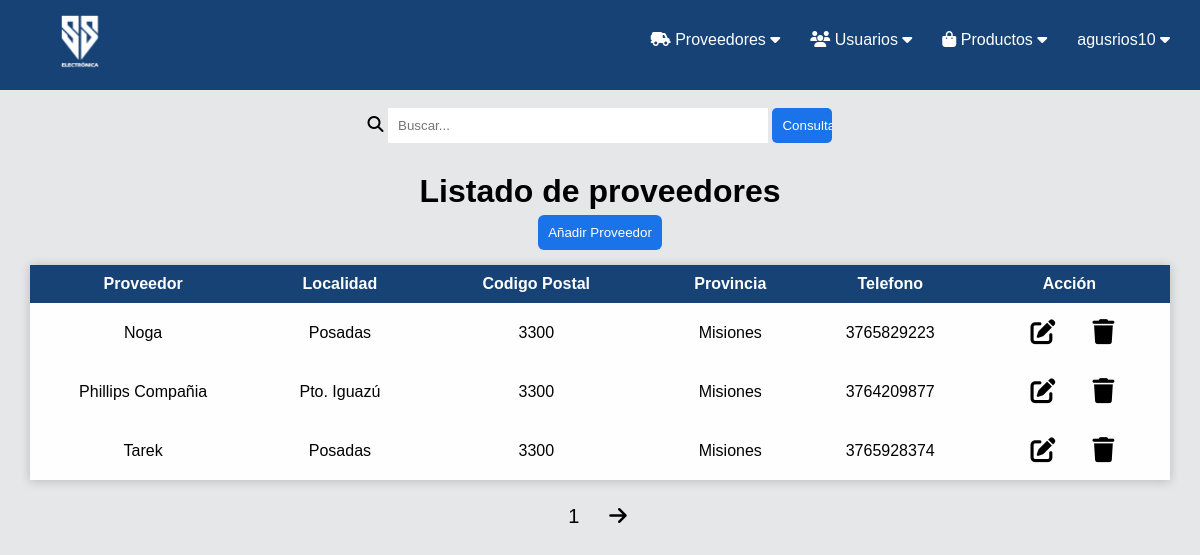
The app's page /proveedores.php (signed in) with its own data.
### tables this page shows
CREATE TABLE `proveedores` (
  `idProveedores` int(11) NOT NULL,
  `Nombre` varchar(45) DEFAULT NULL,
  `Telefono` varchar(15) DEFAULT NULL,
  `Localidades_idLocalidades` int(11) NOT NULL
);

CREATE TABLE `localidades` (
  `idLocalidades` int(11) NOT NULL,
  `Provincias_idProvincias` int(11) NOT NULL,
  `Localidad` varchar(45) DEFAULT NULL,
  `Codigo_Postal_idCodigo_Postal` int(11) NOT NULL
);

CREATE TABLE `codigo_postal` (
  `idCodigo_Postal` int(11) NOT NULL,
  `Número_CP` int(11) DEFAULT NULL
);

CREATE TABLE `provincias` (
  `idProvincias` int(11) NOT NULL,
  `Desc_provincia` varchar(45) DEFAULT NULL
);

### proveedores.php (the view, shortened to what this page needs)
<?php
include("conexion.php");
?>
<?php
if (isset($_SESSION['UsuarioAdmin'])) {
?>
<!DOCTYPE html>
<html>
<head>
	<link rel="stylesheet" type="text/css" href="style_proveedores.css">
</head>
<body>
    <?php
	include("header_admin.php");
	?>
 	<?php
	}else{
		header('location: login.php');
	}
	?>
	<?php
	$sql = "SELECT * FROM proveedores prov INNER JOIN localidades loca
	ON prov.Localidades_idLocalidades = loca.idLocalidades
	INNER JOIN codigo_postal cp ON loca.Codigo_Postal_idCodigo_Postal = cp.idCodigo_Postal
	INNER JOIN provincias provin ON loca.Provincias_idProvincias = provin.idProvincias
	ORDER BY Nombre ASC";
	$limite = 10;
    $total_query = $conex -> query('SELECT COUNT(*) FROM proveedores');
    $total_products = mysqli_fetch_row($total_query);
    $total_botones = round($total_products[0] / $limite);
	$resultado = mysqli_query($conex, $sql);
	if ($resultado) {
	?>
    <div>
		<center>
			<br>
			<form action="buscar_proveedores.php" method=POST>
				<i class="fa-sharp fa-solid fa-magnifying-glass"></i>
				<input type="text" placeholder="Buscar..." name="buscar">
				<input type="submit" id="boton-consultar_proveedores" value="Consultar">
			</form>
		</center>
	 </div>
    <div class="row-box">
		<center>
			<h1>Listado de proveedores</h1>
			<button onclick="window.location='formulario_nuevo_proveedor.php'" id="boton_registrar">
				Añadir Proveedor
			</button>
		</center>
		<table class="row-box-table">
			<thead>
				<tr>
					<th>Proveedor</th>
					<th>Localidad</th>
					<th>Codigo Postal</th>
					<th>Provincia</th>
					<th>Telefono</th>
					<th>Acción</th>
				</tr>
			</thead>
			<tbody>
				<?php
					while ($row = mysqli_fetch_array($resultado)) {
				?>
				<tr>
					<td><?php echo $row['Nombre']?></td>
					<td><?php echo $row['Localidad']?></td>
					<td><?php echo $row['Número_CP']?></td>
					<td><?php echo $row['Desc_provincia']?></td>
					<td><?php echo $row['Telefono']?></td>
					<td>
						<a class="accion" href='modificar_proveedor.php?id=<?php echo $row['idProveedores']?>'>
	                       	<i class="fa-solid fa-pen-to-square"></i>
	                    </a>
                        <a class="accion" href='eliminar_proveedor.php?id=<?php echo $row['idProveedores']?>'>
                        	<i class="fa-solid fa-trash"></i>
                        </a>
               	 	</td>
				<?php
				}
				?>
				</tr>
			</tbody>
		</table>
	</div>
	<?php
	}
	?>
	<div class="row-botones">
        <ul class="botones-color">
            <?php
                for ($k=0; $k <= $total_botones; $k++) {
                    echo '<li><a href="proveedores.php?limite='.($k*10).'">'.($k+1).'</a></li>';
                }
                if (isset($_GET['limite'])) {
                    if ($_GET['limite'] + 10 <= $total_botones * 10) {
                        echo '<li>
                                <a href="proveedores.php?limite='.($_GET['limite'] + 10).'">
                                    <i class="fa-solid fa-arrow-right"></i>
                                </a>
                              </li>';
                    }
                }else{
                    echo '<li>
                            <a href="proveedores.php?limite=10">
                                <i class="fa-solid fa-arrow-right"></i>
                            </a>
                          </li>';
                }
            ?>
        </ul>
    </div>
  </body>
</html>

### style_proveedores.css (style rules this page uses)
* { margin: 0; padding: 0; font-family: sans-serif; }
html { scroll-behavior: smooth; }
body { background: rgb(229, 231, 233); font-family: sans-serif; }
.row-box { margin-top: 30px; }
.row-box-table { margin-top: 10px; margin-left: auto; margin-right: auto; background-color: rgb(254, 254, 254); width: 95%; height: 100%; text-align: center; border-collapse: collapse; box-shadow: 0px 1px 10px rgba(0,0,0,0.2); }
.accion { font-size: 25px; color: rgb(0, 0, 0); }
.accion i { position: relative; left: 18px; }
tr, th { padding: 10px; }
tbody, tr, td { padding-top: 15px; padding-bottom: 15px; }
thead { background: #174275; color: rgb(254, 254, 254); }
#boton-consultar_proveedores { background: rgb(26, 115, 232); color: rgb(255, 255, 255); padding: 10px; width: 5%; border: none; border-radius: 5px; }
form input { width: 30%; padding: 10px; border: none; }
#boton_registrar { background: rgb(26, 115, 232); color: rgb(255, 255, 255); margin-top: 5px; margin-bottom: 5px; padding: 10px; width: auto; border: none; border-radius: 6px; }
.row-botones { margin-top: 25px; margin-bottom: 40px; }
.botones-color { display: flex; width: auto; margin-left: auto; margin-right: auto; justify-content: center; padding-left: 25px; }
.botones-color li { list-style: none; }
.botones-color li a { font-size: 20px; color: rgb(0, 0, 0); }

### style_header_admin.css (style rules this page uses)
a { text-decoration: none; color: rgb(254, 254, 254); padding-right: 30px; }

### records on screen
proveedores: Nombre "Noga", localidades.Localidad "Posadas", codigo_postal.Número_CP "3300", provincias.Desc_provincia "Misiones", Telefono "3765829223"
proveedores: Nombre "Phillips Compañia", localidades.Localidad "Pto. Iguazú", codigo_postal.Número_CP "3300", provincias.Desc_provincia "Misiones", Telefono "3764209877"
proveedores: Nombre "Tarek", localidades.Localidad "Posadas", codigo_postal.Número_CP "3300", provincias.Desc_provincia "Misiones", Telefono "3765928374"

### other values on screen
$_SESSION['UsuarioAdmin'] "agusrios10"
